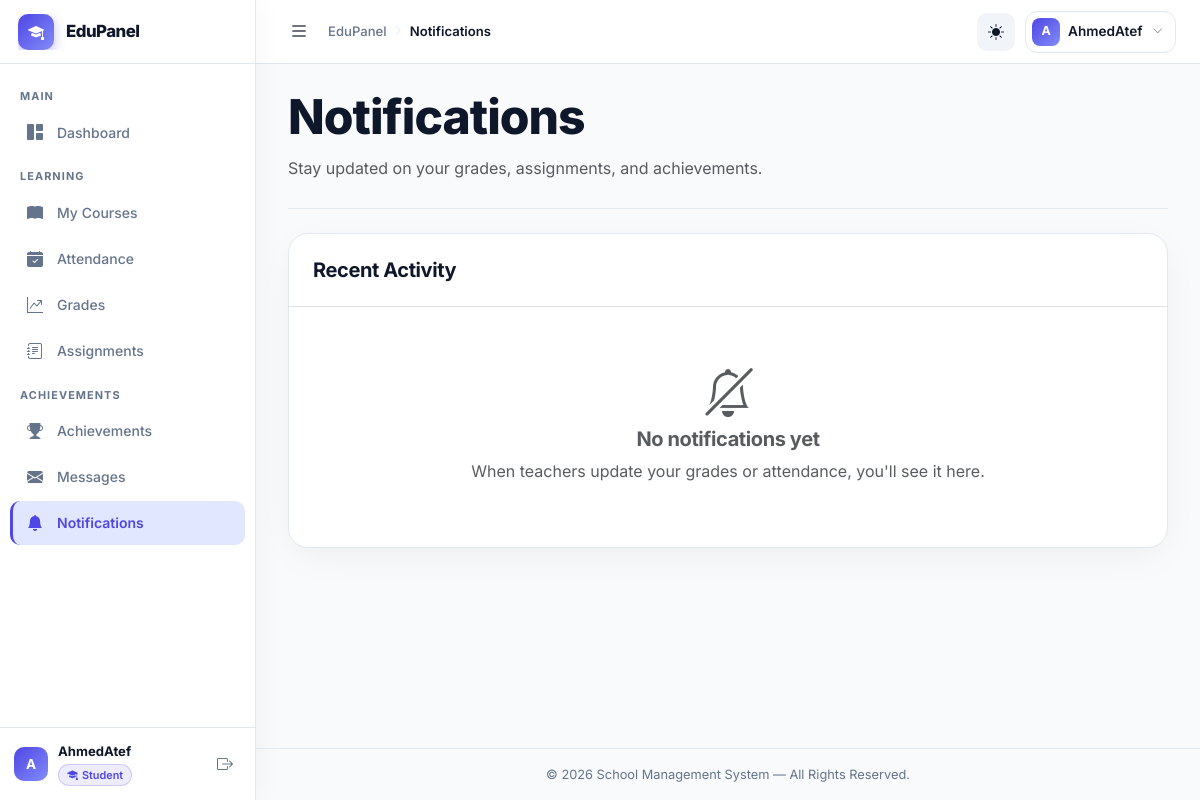
The page /modules/student/notifications.php (signed in) on the database as committed earlier.
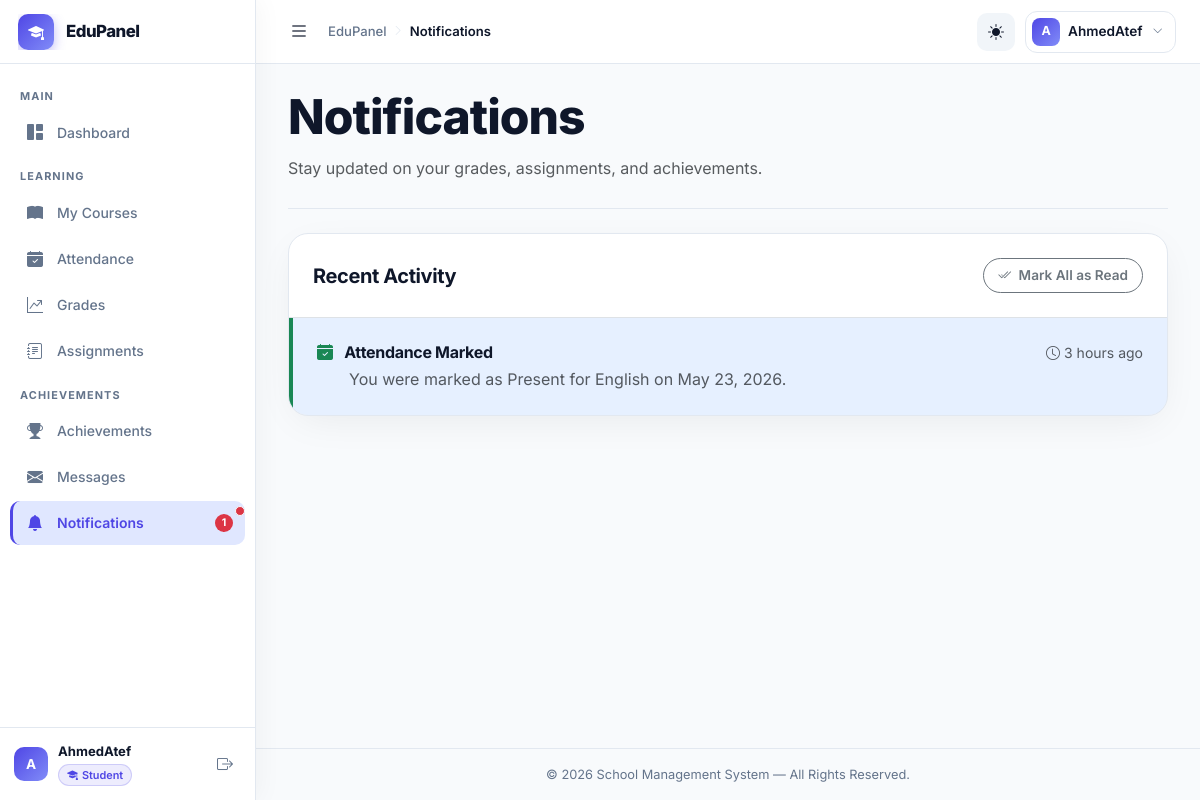
The same page on the database as committed later.
### tables this page shows
CREATE TABLE `notifications` (
  `id` int(11) NOT NULL AUTO_INCREMENT,
  `user_id` int(11) NOT NULL,
  `type` varchar(50) NOT NULL DEFAULT 'system',
  `title` varchar(255) NOT NULL,
  `message` text NOT NULL,
  `icon` varchar(60) DEFAULT 'bi-bell',
  `color` enum('primary','success','warning','danger','info','secondary') DEFAULT 'primary',
  `action_url` varchar(255) DEFAULT NULL,
  `is_read` tinyint(1) NOT NULL DEFAULT 0,
  `created_at` timestamp NOT NULL DEFAULT current_timestamp(),
  PRIMARY KEY (`id`),
  KEY `fk_notif_user` (`user_id`),
  CONSTRAINT `fk_notif_user` FOREIGN KEY (`user_id`) REFERENCES `users` (`id`) ON DELETE CASCADE
);

### config/app.php (called while the page is built, shortened)
<?php
function app_base_url(): string
{
    static $baseUrl = null;
    if ($baseUrl !== null) {
        return $baseUrl;
    }
    $scriptName = str_replace('\\', '/', $_SERVER['SCRIPT_NAME'] ?? '');
    $projectFolder = basename(BASE_PATH);
    $projectPath = '/' . $projectFolder;
    $position = stripos($scriptName, $projectPath);
    if ($position !== false) {
        $baseUrl = substr($scriptName, 0, $position + strlen($projectPath));
    } else {
        $baseUrl = '';
    }
    return rtrim($baseUrl, '/');
}
function app_url(string $path = ''): string
{
    $path = ltrim($path, '/');
    $baseUrl = app_base_url();
    return ($baseUrl === '' ? '' : $baseUrl) . '/' . $path;
}

### config/auth.php (called while the page is built, shortened)
<?php
require_once __DIR__ . '/app.php';
function current_user_id(): int
{
    return (int) ($_SESSION['user_id'] ?? 0);
}

### includes/notifications_helper.php (called while the page is built, shortened)
<?php
function get_unread_notification_count($conn, $userId) {
    $stmt = $conn->prepare("SELECT COUNT(*) AS unread FROM notifications WHERE user_id = ? AND is_read = 0");
    $stmt->bind_param('i', $userId);
    $stmt->execute();
    $res = $stmt->get_result()->fetch_assoc();
    return (int) ($res['unread'] ?? 0);
}
function get_notifications($conn, $userId, $limit = 50) {
    $stmt = $conn->prepare("SELECT * FROM notifications WHERE user_id = ? ORDER BY created_at DESC LIMIT ?");
    $stmt->bind_param('ii', $userId, $limit);
    $stmt->execute();
    $result = $stmt->get_result()->fetch_all(MYSQLI_ASSOC);
    return $result;
}

### modules/student/notifications.php (the view, shortened to what the changed rows need)
<?php
require_once '../../config/app.php';
require_once BASE_PATH . '/config/connect.php';
require_once BASE_PATH . '/config/auth.php';
require_once BASE_PATH . '/includes/notifications_helper.php';
$userId = current_user_id();
$notifications = get_notifications($conn, $userId, 50);
require_once BASE_PATH . '/includes/header.php';
?>
<div class="dashboard-hero mb-4">
    <div class="dashboard-hero-text">
        <h1 class="dashboard-title">Notifications</h1>
    </div>
</div>
<div class="dashboard-card mb-4" style="padding: 0; overflow: hidden;">
    <div class="d-flex justify-content-between align-items-center border-bottom p-4 bg-transparent">
        <?php if (count($notifications) > 0): ?>
            <form method="POST" class="m-0">
                <button type="submit" name="mark_read" class="btn btn-sm btn-outline-secondary rounded-pill">
                    <i class="bi bi-check2-all me-1"></i> Mark All as Read
                </button>
            </form>
        <?php endif; ?>
    </div>
    <div class="p-0">
        <?php if (empty($notifications)): ?>
            <div class="text-center py-5">
                <i class="bi bi-bell-slash text-muted mb-3" style="font-size: 3rem;"></i>
                <h5 class="text-muted">No notifications yet</h5>
                <p class="text-muted">When teachers update your grades or attendance, you'll see it here.</p>
            </div>
        <?php else: ?>
            <div class="list-group list-group-flush">
                <?php foreach ($notifications as $n):
                    $isUnread = !(bool)$n['is_read'];
                    $color = $n['color'] ?: 'primary';
                    $icon = $n['icon'] ?: 'bi-bell-fill';
                ?>
                    <a href="<?= htmlspecialchars($n['action_url'] ?? '#'); ?>" class="list-group-item list-group-item-action p-4 text-body <?= $isUnread ? 'bg-primary bg-opacity-10' : ''; ?>" style="border-left: 4px solid var(--bs-<?= $color; ?>); background: <?= $isUnread ? '' : 'transparent'; ?>;">
                        <div class="d-flex w-100 justify-content-between align-items-center mb-1">
                            <h6 class="mb-0 fw-bold" style="color: var(--app-text);">
                                <i class="bi <?= $icon; ?> text-<?= $color; ?> me-2"></i>
                                <?= htmlspecialchars($n['title']); ?>
                            </h6>
                            <small class="text-muted d-flex align-items-center">
                                <i class="bi bi-clock me-1"></i>
                                <?php
                                    $time = strtotime($n['created_at']);
                                    $diff = time() - $time;
                                    if ($diff < 60) echo "Just now";
                                    elseif ($diff < 3600) echo floor($diff/60) . " mins ago";
                                    elseif ($diff < 86400) echo floor($diff/3600) . " hours ago";
                                    else echo floor($diff/86400) . " days ago";
                                ?>
                            </small>
                        </div>
                        <p class="mb-0 text-muted ms-4 ps-2">
                            <?= htmlspecialchars($n['message']); ?>
                        </p>
                    </a>
                <?php endforeach; ?>
            </div>
        <?php endif; ?>
    </div>
</div>
<?php require_once BASE_PATH . '/includes/footer.php'; ?>

### includes/sidebar.php (shortened to what the changed rows need)
<?php
require_once BASE_PATH . '/includes/notifications_helper.php';
$currentRole = $_SESSION['role'] ?? '';
$isLoggedIn  = isset($_SESSION['username']);
?>
<aside class="app-sidebar" id="appSidebar" data-role="<?= htmlspecialchars($currentRole); ?>">
    <nav class="sidebar-nav" id="sidebarNav" aria-label="Main navigation">
        <?php if ($isLoggedIn): ?>
        <?php if ($currentRole === 'student'): ?>
            <?php
                $unreadCount = get_unread_notification_count($conn, current_user_id());
            ?>
            <a href="<?= app_url('modules/student/notifications.php'); ?>"
               class="sidebar-link <?= is_nav_active('modules/student/notifications'); ?>"
               aria-current="<?= is_nav_active('modules/student/notifications') ? 'page' : 'false'; ?>">
                <span class="sidebar-link-icon">
                    <i class="bi bi-bell-fill"></i>
                    <?php if ($unreadCount > 0): ?>
                        <span class="position-absolute top-0 start-100 translate-middle p-1 bg-danger border border-light rounded-circle" style="width: 10px; height: 10px; margin-top: 10px; margin-left: -5px;">
                        </span>
                    <?php endif; ?>
                </span>
                <span class="sidebar-link-text">Notifications</span>
                <?php if ($unreadCount > 0): ?>
                    <span class="badge bg-danger rounded-pill ms-auto"><?= $unreadCount; ?></span>
                <?php endif; ?>
            </a>
        <?php endif;  ?>
        <?php endif;  ?>
    </nav>
</aside>

Rows that differ between the two databases and show on the page:
added notifications: title "Attendance Marked", message "You were marked as Present for English on May 23, 2026."
Other text that changed with them:
$unreadCount: (not shown) → "1"
text no longer shown: "No notifications yet When teachers update your grades or attendance, you'll see it here."
text now shown: "Mark All as Read"
